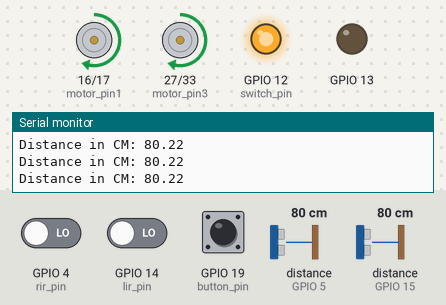
Simulated run of this sketch. Board: ESP32. On the bench: motor-driver pin pairs drawn as motors (green arrow = first pin HIGH = forward, orange = second pin HIGH = backward, longer = more drive), output pins drawn as LEDs (lit = HIGH), the last lines printed to the serial monitor. Wiring (inferred from the names in the program): 2 × ultrasonic range finder: trigger GPIO 18, echo GPIO 5 / trigger GPIO 32, echo GPIO 15. The inputs (shaded band) are chosen by the test bench; at power-on: distance to the obstacle (sensors on GPIO 5, GPIO 15) 80 cm, GPIO 4 (rir_pin) LOW, GPIO 14 (lir_pin) LOW, GPIO 19 (button_pin) HIGH. The echo pulse lasts 58.3 µs per cm; random numbers use the default seed unless the sketch sets one; pins used as bus, display or sensor lines are not drawn.

Above: at 1.2 s.
1.3 s: distance to the obstacle (sensor on GPIO 5) set to 16 cm
2.8 s: distance to the obstacle (sensor on GPIO 5) set to 13 cm
At 3.6 s:
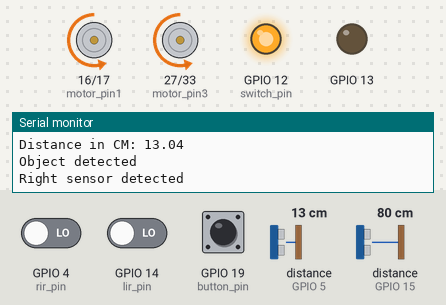
At 5.1 s:
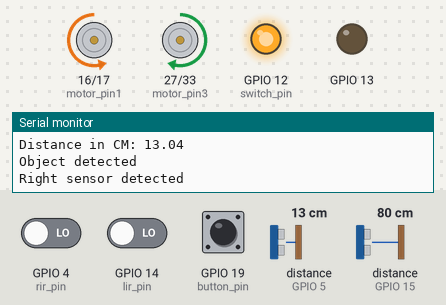
5.8 s: distance to the obstacle (sensor on GPIO 5) set to 18 cm
7.9 s: distance to the obstacle (sensor on GPIO 15) set to 17 cm
9.4 s: distance to the obstacle (sensor on GPIO 15) set to 13 cm
At 10.64 s:
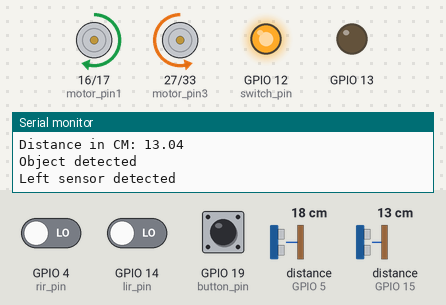
12.4 s: GPIO 4 (rir_pin) driven HIGH
Timing chart, 0 to 16.4 s (numbered marks = the images above; inputs shaded):
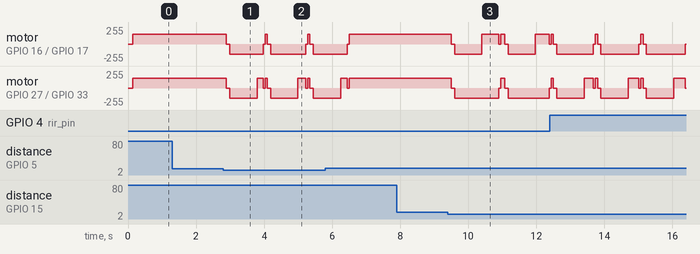

Measured:
- the behaviour switches between 15 and 14 cm on distance to the obstacle (sensor on GPIO 5) (found by bisection; images 0 and 1)
- the behaviour switches between 15 and 14 cm on distance to the obstacle (sensor on GPIO 15) (found by bisection; images 2 and 3)

The sketch:

pathfinding.ino
```cpp
#include "roomba_motors.h"
#include "sensors.h"

//right motor pin1 and pin2
const int motor_pin1 = 16;
const int motor_pin2 = 17;
//left motor pin3 and pin4
const int motor_pin3 = 27;
const int motor_pin4 = 33;
//duration and speed settings
const int duration = -1; //set the duration to -1 for the motors to turn continously until method stop() is called
int speed = 150;
//Motors initalize
Motors roomba(motor_pin1, motor_pin2, motor_pin3, motor_pin4, speed);

const int rtrig_pin = 18;
const int recho_pin = 5;

const int ltrig_pin = 32;
const int lecho_pin = 15;

const int sensor_tolerance = 15;

Ultson rightSonic(rtrig_pin, recho_pin, sensor_tolerance);
Ultson leftSonic(ltrig_pin, lecho_pin, sensor_tolerance);

const int rir_pin = 4;
const int lir_pin = 14;

Irsensor rIr(rir_pin);
Irsensor lIr(lir_pin);

const int button_pin = 19;

int degrees = 90;
int direction = 0;

const int switch_pin = 12;

void setup() {
  // put your setup code here, to run once:
  Serial.begin(115200);
  //set pimode for motors
  roomba.begin();
  roomba.printMotors();
  //set pinmode for the ultrasonic sensors
  rightSonic.begin();
  leftSonic.begin();

  rIr.begin();
  lIr.begin();

  pinMode(button_pin, INPUT);
  pinMode(13, OUTPUT);
  //set random seed to arbitrary number
  randomSeed(12346);
  //setting up pinmode for GPIO pin that switches on/off the vacuum
  pinMode(switch_pin, OUTPUT);
  digitalWrite(switch_pin, LOW); //ensures the vacuum is turned off before the roomba starts working
  Serial.println("Off, waiting for signal...");

  while (digitalRead(button_pin) == LOW) { //waits for button to be pressed to turn on
  }

  Serial.println(" Turning on...");
  digitalWrite(switch_pin, HIGH); //turn on high (temp)
}

void loop() {
  //check if the right ultrasonic sensor detects an object first

  if (rightSonic.objectDetected() == true || rIr.checkDistance() == true) {
    Serial.println("Right sensor detected");
    roomba.stop();
    delay(100);//Gives the motors time to wind down
    //Somtimes the only one motor spins up when going directly into reverse
    roomba.reverse(800);

    roomba.stop();
    degrees = random(45, 136); // random number from 45 to 135 degrees
    float time = degrees * (400.0 / roomba.getSpeed());
    //Serial.print("Degrees/time of rotation: ");
    //Serial.println(time);
    //Turns opposite direction to which sensor has detected an object
    //most likely there is more space on the left if the right sensor detects somehting first
    roomba.left(time);
    delay(60);
    roomba.forward();
  }
  else if (leftSonic.objectDetected() == true || lIr.checkDistance() == true) {
    Serial.println("Left sensor detected");
    roomba.stop();
    delay(100); //Gives the motors time to wind down
    //Somtimes the only one motor spins up when going directly into reverse
    roomba.reverse(800);

    roomba.stop();
    degrees = random(60, 181); // random number from 45 to 180 degrees
    float time = degrees * 5.0;
    //Serial.print("Degrees/time of rotation: ");
    //Serial.println(time);
    //same reteoric as the other sensor
    roomba.right(time);
    delay(60);
    roomba.forward();
  }
    else {//proceed forward
    //delay(60);
    roomba.forward();
    }
}
```

roomba_motors.cpp
```cpp
#include "roomba_motors.h"
//#include <iostream> // for debugging. comment this out when running within the Arduino terminal
//#include <Arduino.h>

//private methods
//These single motor methods are useful for rotation the roomba
void Motors::motor_forward(int motor1, int motor2) {
  //private method for turning a single motor forward
  //stop();
  analogWrite(motor1, motor_speed);
  analogWrite(motor2, LOW);
  //Serial.println("Motor started in forward direction");
}
void Motors::motor_reverse(int motor1, int motor2) {
  //private method for turning a single motor reversed
  //stop();
  analogWrite(motor1, LOW);
  analogWrite(motor2, motor_speed);
  //Serial.println("Motor started in reverse direction");
}
void Motors::stop_motor(int motor1, int motor2) {
  //private: stops a single motor
  analogWrite(motor1, LOW);
  analogWrite(motor2, LOW);
  //Serial.println("Motor stopped");
}

//public methods
Motors::Motors(int pin1, int pin2, int pin3, int pin4, int speed /*=255*/) {
  //INITIALIZER: pin1 and pin2 are the right motor input pins with pin3 and 4 being the left motor
  //Invariant: pin1, pin2, pin3, and pin4 must be INT
  //speed can be set within a range of 0 to 255 with 255 being max speed (default is 255)
  //futher addons for rotation/rotation angles and parameters for physical motor/wheel measurements
  //for rpm and rotation angle control
  pinMode(pin1, OUTPUT);
  pinMode(pin2, OUTPUT);
  pinMode(pin3, OUTPUT);
  pinMode(pin4, OUTPUT);
  right_motor1 = pin1;
  right_motor2 = pin2;
  left_motor1 = pin3;
  left_motor2 = pin4;
  motor_speed = speed;
}

void Motors::begin() {
  pinMode(right_motor1, OUTPUT);
  pinMode(right_motor2, OUTPUT);
  pinMode(left_motor1, OUTPUT);
  pinMode(left_motor2, OUTPUT);
  digitalWrite(right_motor1, LOW);
  digitalWrite(right_motor2, LOW);
  digitalWrite(left_motor1, LOW);
  digitalWrite(left_motor2, LOW);
}
void Motors::setSpeed(int speed) {
  //set the current motor speed.
  //Precondition: speed must be an int between 0 and 255 inclusive
  motor_speed = speed;
}

int Motors::getSpeed() {
  //get the current motor speed
  return motor_speed;
}
void Motors::printMotors() {
  Serial.print("Right Motor:");
  Serial.print(" Pin ");
  Serial.print(right_motor1);
  Serial.print(" Pin ");
  Serial.println(right_motor2);
  Serial.print("Left Motor:");
  Serial.print(" Pin ");
  Serial.print(left_motor1);
  Serial.print(" Pin ");
  Serial.println(left_motor2);
}

void Motors::forward(int duration /*=-1*/) {
  //both motors turn forward (default the motors are turned on indefiintely)
  //Serial.println("Currently going forward");
  motor_forward(right_motor1, right_motor2);
  motor_forward(left_motor1, left_motor2);
  if (duration >= 0) {
    delay(duration);
    stop();
    //Serial.println("Motor stopped");
  }
}

void Motors::reverse(int duration /*=-1*/) {
  //both motors turn reverse (default the motors stay on indefinitely)
  //Serial.println("Currently going reverse");
  motor_reverse(right_motor1, right_motor2);
  motor_reverse(left_motor1, left_motor2);
  if (duration >= 0) {
    delay(duration);
    stop();
    //Serial.println("Motor stopped");
  }
}

void Motors::right(int duration /*=-1*/) {
  //turn the roomba to the right for a specified duration
  int temp = motor_speed;
  //setSpeed(60);
  //Serial.println("Currently turning right");
  motor_forward(right_motor1, right_motor2);
  motor_reverse(left_motor1, left_motor2);
  setSpeed(temp);
  if (duration >= 0) {
    delay(duration);
    stop();
    //Serial.println("Motor stopped");
  }
}

void Motors::left(int duration /*=-1*/) {
  //turn left for a specfied duration
  int temp = motor_speed;
  //setSpeed(60);
  //Serial.println("Currently turning left");
  motor_reverse(right_motor1, right_motor2);
  motor_forward(left_motor1, left_motor2);
  setSpeed(temp);
  if (duration >= 0) {
    delay(duration);
    stop();
    //Serial.println("Motor stopped");
  }
}

void Motors::stop() {
  //turns off all motors
  stop_motor(right_motor1, right_motor2);
  stop_motor(left_motor1, left_motor2);
  //Serial.println("Motors stopped");
}
```

roomba_motors.h
```cpp
#ifndef ROOMBA_MOTORS_H
#define ROOMBA_MOTORS_H

#include <Arduino.h>

class Motors {
  private:
    int right_motor1;
    int right_motor2;
    int left_motor1;
    int left_motor2;
    int motor_speed;

    void motor_forward(int motor1, int motor2);
    void motor_reverse(int motor1, int motor2);
    void stop_motor(int motor1, int motor2);

  public:
    Motors(int pin1, int pin2, int pin3, int pin4, int speed);
    void begin();
    void setSpeed(int speed);
    int getSpeed();
    void printMotors();

    void forward(int duration=-1);
    void reverse(int duration=-1);
    void right(int duration=-1);
    void left(int duration=-1);
    void stop();
};


#endif
```

sensors.cpp
```cpp
#include "sensors.h"

//private methods


//public methods

Ultson::Ultson(int trig, int echo, float tolerance /*=10*/, float calibration /*=0*/) {
  trig_pin = trig;
  echo_pin=echo;

  min_length = tolerance;
  offset = calibration;

}

void Ultson::begin() {
  pinMode(trig_pin, OUTPUT);
  pinMode(echo_pin, INPUT);
  digitalWrite(trig_pin, LOW);
}

float Ultson::getTolerance() {
  return min_length;

}

void Ultson::setTolerance(float value) {
  min_length = value;
}

float Ultson::getOffset() {
  return offset;
}

void Ultson::setOffset(float value) {
  offset = value;
}


bool Ultson::objectDetected() {
  float distance;
  float duration;
  //sequence to start ultrasonic sensor
  digitalWrite(trig_pin, LOW);
  delayMicroseconds(2);
  digitalWrite(trig_pin, HIGH);
  delayMicroseconds(10);
  digitalWrite(trig_pin, LOW);

  duration = pulseIn(echo_pin, HIGH);
  distance = (duration * 0.0344 / 2) + offset;

  Serial.print("Distance in CM: ");
  Serial.println(distance);
  delay(60); //buffer period between ultrasonic sensors

  if (distance <= min_length && distance > 0) { //sometimes the sensor bugs out and reads a 0.0 so we'll ignore when that happens
    Serial.println("Object detected");
    return true;
  }
  else {
    //Serial.println("No object detected");
    return false;
  }
}

Irsensor::Irsensor(int ir) {
  ir_pin = ir;
}

void Irsensor::begin() {
  pinMode(ir_pin, INPUT);
}

bool Irsensor::checkDistance() {

  if (digitalRead(ir_pin) == HIGH) { //There is a distance of more than 2 cm under proximity sensor
    Serial.println("Falloff detected");
    return true;
  }
  else {
    return false;
  }


}
```

sensors.h
```cpp
#ifndef SENSORS_H
#define SENSORS_H

#include <Arduino.h>

class Ultson {
  private:
    float min_length;
    int trig_pin;
    int echo_pin;
    float offset;
  public:
    Ultson(int trig, int echo, float tolerance = 10.0, float calibration = 0.0);
    void begin();
    float getTolerance();
    void setTolerance(float value);
    bool objectDetected();
    float getOffset();
    void setOffset(float value);

};

class Irsensor {
  private:
    int ir_pin;
  public:
    Irsensor(int ir);
    void begin();
    bool checkDistance();
};


#endif
```
